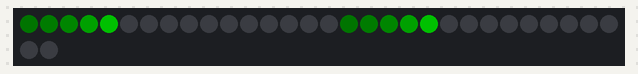
Bench run of a sketch on a simulated ATtiny85, built with avr-gcc and run on an emulated ATtiny85. On the bench: 32 RGB LEDs in strip order, left to right, continuing on the next row. Dim RGB values are drawn brighter than linear.

Above: at 0.05 s.
At 0.58 s:
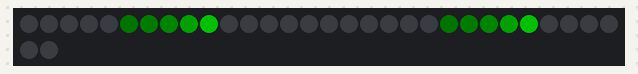
At 1.0 s:
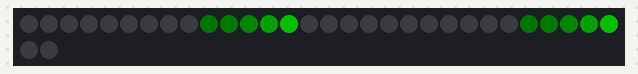
At 1.52 s:
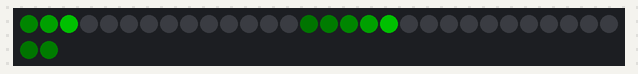
At 2.04 s:
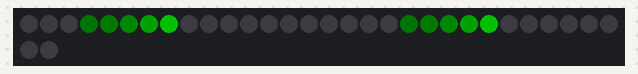

The sketch:

green_tailfade.ino
```cpp
/*
  green_tailfade.ino - spinning animation with long fading tail
  sketch for Adafruit Neopixel goggles, based on tutorial example
  Kathryn Lybarger (@zemkat)
*/
#include <Adafruit_NeoPixel.h>
#ifdef __AVR_ATtiny85__ // Trinket, Gemma, etc.
 #include <avr/power.h>
#endif

#define PIN 0

Adafruit_NeoPixel pixels = Adafruit_NeoPixel(32, PIN);

uint32_t offset = 0; // Position of spinny eyes
uint32_t tail_length  = 5; //
uint32_t scoot_delay  = 100; // control speed
uint32_t bright[5] = {5,10,25,100,255}; // manual for now

void setup() {
#ifdef __AVR_ATtiny85__ // Trinket, Gemma, etc.
  if(F_CPU == 16000000) clock_prescale_set(clock_div_1);
#endif
  pixels.begin();
  pixels.setBrightness(85); // 1/3 brightness
}

void loop() {
    uint8_t  i;
    uint32_t t;
    // first eye has pixels 0-15, second has 16-31
    for (int j=0;j<tail_length;j++) {
        int real_offset = (offset+j) % 16;
        pixels.setPixelColor(real_offset, 0, bright[j], 0); // first eye
        pixels.setPixelColor(real_offset+16, 0, bright[j], 0); // second
    }
    pixels.show();
    delay(scoot_delay);
    for(i=0; i<32; i++) { // blank all pixels
        pixels.setPixelColor(i, 0);
    }
    offset++;
    offset = offset % 16;
}
```

Measured:
- by itself, everything shown: repeats every 1.7 s, in 16 steps
